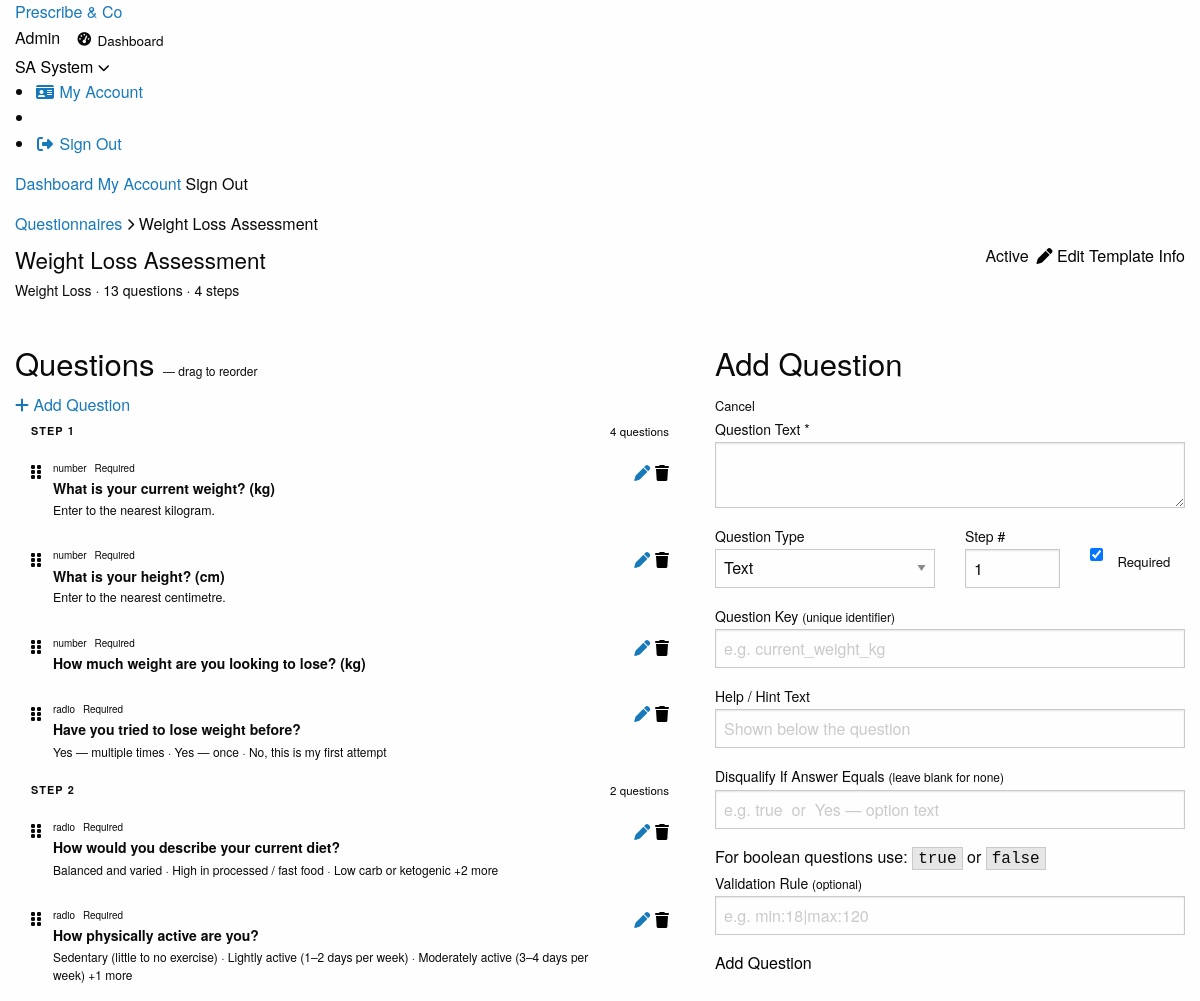
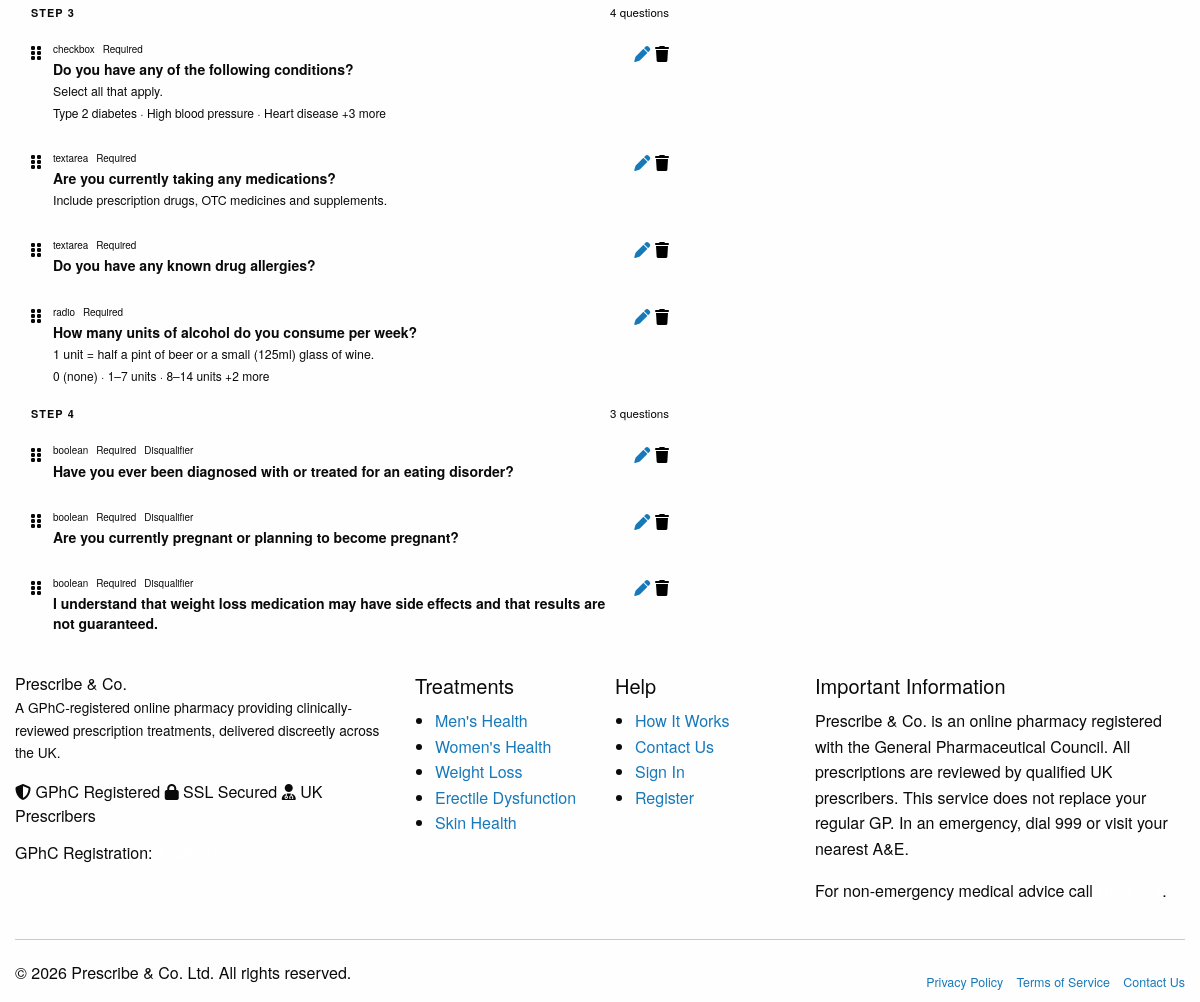
Page /pages/admin/questionnaire-edit.php?id=1&add_q=1 (signed in) on the committed database (2 pictures, top to bottom).
### tables this page shows
CREATE TABLE `users` (
  `id`             INT UNSIGNED AUTO_INCREMENT PRIMARY KEY,
  `email`          VARCHAR(191)  NOT NULL UNIQUE,
  `password_hash`  VARCHAR(255)  NOT NULL,
  `role`           ENUM('admin','prescriber','dispenser','patient') NOT NULL DEFAULT 'patient',
  `first_name`     VARCHAR(100)  NOT NULL,
  `last_name`      VARCHAR(100)  NOT NULL,
  `phone`          VARCHAR(30)   DEFAULT NULL,
  `date_of_birth`  DATE          DEFAULT NULL,
  `gender`         ENUM('male','female','other','prefer_not_to_say') DEFAULT NULL,
  `nhs_number`     VARCHAR(20)   DEFAULT NULL,
  `is_active`      TINYINT(1)    NOT NULL DEFAULT 1,
  `email_verified` TINYINT(1)    NOT NULL DEFAULT 0,
  `verify_token`   VARCHAR(64)   DEFAULT NULL,
  `reset_token`    VARCHAR(64)   DEFAULT NULL,
  `reset_expires`  DATETIME      DEFAULT NULL,
  `created_at`     DATETIME      NOT NULL DEFAULT CURRENT_TIMESTAMP,
  `updated_at`     DATETIME      NOT NULL DEFAULT CURRENT_TIMESTAMP ON UPDATE CURRENT_TIMESTAMP,
  INDEX `idx_role`  (`role`),
  INDEX `idx_email` (`email`)
);

CREATE TABLE `questionnaire_templates` (
  `id`           INT UNSIGNED AUTO_INCREMENT PRIMARY KEY,
  `condition_id` INT UNSIGNED NOT NULL,
  `version`      INT          NOT NULL DEFAULT 1,
  `title`        VARCHAR(200) NOT NULL,
  `description`  TEXT         DEFAULT NULL,
  `is_active`    TINYINT(1)   NOT NULL DEFAULT 1,
  `created_at`   DATETIME     NOT NULL DEFAULT CURRENT_TIMESTAMP,
  FOREIGN KEY (`condition_id`) REFERENCES `conditions`(`id`) ON DELETE CASCADE,
  UNIQUE KEY `uq_condition_version` (`condition_id`, `version`)
);

CREATE TABLE `conditions` (
  `id`          INT UNSIGNED AUTO_INCREMENT PRIMARY KEY,
  `slug`        VARCHAR(100) NOT NULL UNIQUE,
  `name`        VARCHAR(200) NOT NULL,
  `gender`      ENUM('male','female','all') NOT NULL DEFAULT 'all',
  `description` TEXT         DEFAULT NULL,
  `icon`        VARCHAR(100) DEFAULT NULL,
  `is_active`   TINYINT(1)   NOT NULL DEFAULT 1,
  `sort_order`  INT          NOT NULL DEFAULT 0,
  `created_at`  DATETIME     NOT NULL DEFAULT CURRENT_TIMESTAMP
);

CREATE TABLE `questionnaire_questions` (
  `id`              INT UNSIGNED AUTO_INCREMENT PRIMARY KEY,
  `template_id`     INT UNSIGNED NOT NULL,
  `question_key`    VARCHAR(100) NOT NULL,
  `question_text`   TEXT         NOT NULL,
  `question_type`   ENUM('text','textarea','radio','checkbox','select','number','date','boolean') NOT NULL DEFAULT 'text',
  `options_json`    JSON         DEFAULT NULL,
  `is_required`     TINYINT(1)   NOT NULL DEFAULT 1,
  `validation_rule` VARCHAR(255) DEFAULT NULL,
  `disqualify_if`   VARCHAR(500) DEFAULT NULL COMMENT 'JSON rule that auto-rejects consultation',
  `step_number`     INT          NOT NULL DEFAULT 1,
  `sort_order`      INT          NOT NULL DEFAULT 0,
  `help_text`       TEXT         DEFAULT NULL,
  FOREIGN KEY (`template_id`) REFERENCES `questionnaire_templates`(`id`) ON DELETE CASCADE,
  INDEX `idx_template` (`template_id`)
);

### pages/admin/questionnaire-edit.php (the view, shortened to what the rows shown need)
<?php
require_auth('admin');
$tmplId = (int)($_GET['id'] ?? 0);
$template = Database::fetchOne(
    "SELECT qt.*, c.name cond_name FROM questionnaire_templates qt
     JOIN conditions c ON c.id=qt.condition_id WHERE qt.id=?", [$tmplId]
);
$questions = Database::fetchAll(
    "SELECT * FROM questionnaire_questions WHERE template_id=? ORDER BY step_number, sort_order",
    [$tmplId]
);
$maxStep = !empty($questions) ? max(array_column($questions,'step_number')) : 1;
include APP_PATH . '/includes/header.php';
?>
<div class="pco-dash"><div class="grid-container">
  <div class="pco-breadcrumb" style="margin:1rem 0 .5rem;">
    <a href="<?= APP_URL ?>/pages/admin/questionnaires.php">Questionnaires</a>
    <i class="fa-solid fa-chevron-right fa-xs"></i>
    <span><?= e($template['title']) ?></span>
  </div>
  <div style="display:flex;justify-content:space-between;align-items:flex-start;flex-wrap:wrap;gap:1rem;margin-bottom:1.5rem;">
    <div>
      <h1 style="font-size:1.4rem;margin-bottom:.2rem;"><?= e($template['title']) ?></h1>
      <p style="color:var(--pco-grey-500);font-size:.875rem;"><?= e($template['cond_name']) ?> · <?= count($questions) ?> question<?= count($questions)!=1?'s':'' ?> · <?= $maxStep ?> step<?= $maxStep!=1?'s':'' ?></p>
    </div>
  </div>
  <div class="grid-x grid-margin-x">
    <div class="cell large-7">
      <div class="pco-card" style="margin-bottom:1.5rem;">
        <div class="pco-card__body" style="padding:0;">
          <?php if (empty($questions)): ?>
          <div style="padding:2.5rem;text-align:center;">
            <p style="color:var(--pco-grey-500);margin:0;">No questions yet. Add your first question →</p>
          </div>
          <?php else: ?>
          <?php
          $byStep = [];
          foreach ($questions as $q) $byStep[$q['step_number']][] = $q;
          ?>
          <div id="questionsList">
            <?php foreach ($byStep as $stepNum => $stepQs): ?>
            <div style="background:var(--pco-grey-50);padding:.4rem 1rem;border-bottom:1px solid var(--pco-grey-200);display:flex;justify-content:space-between;align-items:center;">
              <span style="font-size:.68rem;font-weight:700;text-transform:uppercase;letter-spacing:.1em;color:var(--pco-grey-500);">Step <?= $stepNum ?></span>
              <span style="font-size:.72rem;color:var(--pco-grey-500);"><?= count($stepQs) ?> question<?= count($stepQs)!=1?'s':'' ?></span>
            </div>
            <?php foreach ($stepQs as $q): ?>
            <div class="q-row" data-id="<?= $q['id'] ?>" style="display:flex;align-items:flex-start;gap:.75rem;padding:.9rem 1rem;border-bottom:1px solid var(--pco-grey-100);cursor:grab;transition:background var(--pco-t);">
              <i class="fa-solid fa-grip-vertical" style="color:var(--pco-grey-300);margin-top:.2rem;flex-shrink:0;cursor:grab;"></i>
              <div style="flex:1;min-width:0;">
                <div style="display:flex;align-items:center;gap:.5rem;flex-wrap:wrap;margin-bottom:.2rem;">
                  <span class="pco-badge badge--grey" style="font-size:.62rem;"><?= e($q['question_type']) ?></span>
                  <?php if ($q['is_required']): ?><span class="pco-badge badge--red" style="font-size:.62rem;">Required</span><?php endif; ?>
                  <?php if ($q['disqualify_if']): ?><span class="pco-badge badge--amber" style="font-size:.62rem;">Disqualifier</span><?php endif; ?>
                </div>
                <div style="font-size:.875rem;font-weight:600;line-height:1.4;"><?= e($q['question_text']) ?></div>
                <?php if ($q['help_text']): ?><div style="font-size:.775rem;color:var(--pco-grey-500);margin-top:.15rem;"><?= e($q['help_text']) ?></div><?php endif; ?>
                <?php if ($q['options_json']): ?>
                <div style="font-size:.75rem;color:var(--pco-purple);margin-top:.2rem;">
                  <?= implode(' · ', array_slice(json_decode($q['options_json'],true),0,3)) ?>
                  <?php if (count(json_decode($q['options_json'],true))>3): ?>+<?= count(json_decode($q['options_json'],true))-3 ?> more<?php endif; ?>
                </div>
                <?php endif; ?>
              </div>
              <div style="display:flex;gap:.3rem;flex-shrink:0;">
                <a href="?id=<?= $tmplId ?>&edit_q=<?= $q['id'] ?>" class="pco-btn pco-btn--ghost pco-btn--sm"><i class="fa-solid fa-pen"></i></a>
                <form method="POST" style="display:inline;">
                  <button class="pco-btn pco-btn--danger pco-btn--sm" data-confirm="Delete this question?"><i class="fa-solid fa-trash"></i></button>
                </form>
              </div>
            </div>
            <?php endforeach; ?>
            <?php endforeach; ?>
          </div>
          <?php endif; ?>
        </div>
      </div>
    </div>
  </div>
</div>
</div>
<?php include APP_PATH . '/includes/footer.php'; ?>

### includes/header.php (shortened to what the rows shown need)
<?php
$user  = current_user();
$role  = current_role();
$initials = $user ? strtoupper(substr($user['first_name'],0,1).substr($user['last_name'],0,1)) : '';
$dash_url = match($role) {
    'admin'      => APP_URL.'/pages/admin/dashboard.php',
    'prescriber' => APP_URL.'/pages/prescriber/dashboard.php',
    'dispenser'  => APP_URL.'/pages/dispenser/dashboard.php',
    default      => APP_URL.'/pages/patient/dashboard.php',
};
?>
<!DOCTYPE html>
<html lang="en-GB">
<head>
  <link rel="stylesheet" href="https://cdnjs.cloudflare.com/ajax/libs/foundation/6.8.1/css/foundation.min.css">
  <link rel="stylesheet" href="https://cdnjs.cloudflare.com/ajax/libs/font-awesome/6.5.0/css/all.min.css">
  <link rel="stylesheet" href="<?= APP_URL ?>/assets/css/main.css">
</head>
<body class="role-<?= e($role ?: 'guest') ?>">
<nav class="pco-nav">
  <div class="grid-container">
    <div class="pco-nav__inner">
      <div class="pco-nav__actions">
        <?php if (is_logged_in()): ?>
          <span class="pco-nav__role role-<?= e($role) ?>"><?= e(ucfirst($role)) ?></span>
          <a href="<?= $dash_url ?>" class="hide-for-small-only" style="display:inline-flex;align-items:center;gap:.4rem;font-size:.845rem;font-weight:500;color:var(--pco-grey-700);padding:.35rem .8rem;border-radius:var(--pco-r-pill);transition:all .18s;">
            <i class="fa-solid fa-gauge-high" style="font-size:.85rem;"></i>
            <span>Dashboard</span>
          </a>
          <div class="pco-user-menu">
            <button class="pco-user-btn" id="userMenuBtn" aria-expanded="false">
              <span class="avatar"><?= e($initials) ?></span>
              <span class="hide-for-small-only"><?= e($user['first_name']) ?></span>
              <i class="fa-solid fa-chevron-down fa-xs"></i>
            </button>
            <ul class="pco-dropdown" id="userDropdown">
              <li><a href="<?= APP_URL ?>/pages/patient/account.php"><i class="fa-solid fa-id-card fa-fw"></i> My Account</a></li>
              <li class="sep"></li>
              <li><a href="<?= APP_URL ?>/pages/auth/logout.php" class="danger"><i class="fa-solid fa-right-from-bracket fa-fw"></i> Sign Out</a></li>
            </ul>
          </div>
        <?php else: ?>
          <a href="<?= APP_URL ?>/pages/auth/login.php"    class="pco-btn pco-btn--ghost pco-btn--sm hide-for-small-only">Sign In</a>
          <a href="<?= APP_URL ?>/pages/auth/register.php" class="pco-btn pco-btn--primary pco-btn--sm">Get Started</a>
        <?php endif; ?>
      </div>
    </div>
  </div>
</nav>

### rows in the picture
users: initials "SA", first_name "System"
questionnaire_templates: title "Weight Loss Assessment", condition.name "Weight Loss"
questionnaire_questions: question_type "number", is_required "Required", question_text "What is your current weight? (kg)", help_text "Enter to the nearest kilogram."
questionnaire_questions: question_type "number", is_required "Required", question_text "What is your height? (cm)", help_text "Enter to the nearest centimetre."
questionnaire_questions: question_type "number", is_required "Required", question_text "How much weight are you looking to lose? (kg)"
questionnaire_questions: question_type "radio", is_required "Required", question_text "Have you tried to lose weight before?", options_json "Yes — multiple times · Yes — once · No, this is my first attempt"
questionnaire_questions: question_type "radio", is_required "Required", question_text "How would you describe your current diet?", options_json "Balanced and varied · High in processed / fast food · Low carb or ketogenic", count(json_decode($q['options_json'],true))-3 "2"
questionnaire_questions: question_type "radio", is_required "Required", question_text "How physically active are you?", options_json "Sedentary (little to no exercise) · Lightly active (1–2 days per week) · Moderately active (3–4 days per week)", count(json_decode($q['options_json'],true))-3 "1"
questionnaire_questions: question_type "checkbox", is_required "Required", question_text "Do you have any of the following conditions?", help_text "Select all that apply.", options_json "Type 2 diabetes · High blood pressure · Heart disease", count(json_decode($q['options_json'],true))-3 "3"
questionnaire_questions: question_type "textarea", is_required "Required", question_text "Are you currently taking any medications?", help_text "Include prescription drugs, OTC medicines and supplements."
questionnaire_questions: question_type "textarea", is_required "Required", question_text "Do you have any known drug allergies?"
questionnaire_questions: question_type "radio", is_required "Required", question_text "How many units of alcohol do you consume per week?", help_text "1 unit = half a pint of beer or a small (125ml) glass of wine.", options_json "0 (none) · 1–7 units · 8–14 units", count(json_decode($q['options_json'],true))-3 "2"
questionnaire_questions: question_type "boolean", is_required "Required", shows "Disqualifier", question_text "Have you ever been diagnosed with or treated for an eating disorder?"
questionnaire_questions: question_type "boolean", is_required "Required", shows "Disqualifier", question_text "Are you currently pregnant or planning to become pregnant?"
questionnaire_questions: question_type "boolean", is_required "Required", shows "Disqualifier", question_text "I understand that weight loss medication may have side effects and that results are not guaranteed."

### other values in the picture
$role "Admin"
count($questions) "13"
$maxStep "4"
$stepNum "1"
count($stepQs) "4"
$stepNum "2"
count($stepQs) "2"
$stepNum "3"
$stepNum "4"
count($stepQs) "3"
form field question_type "Text"
